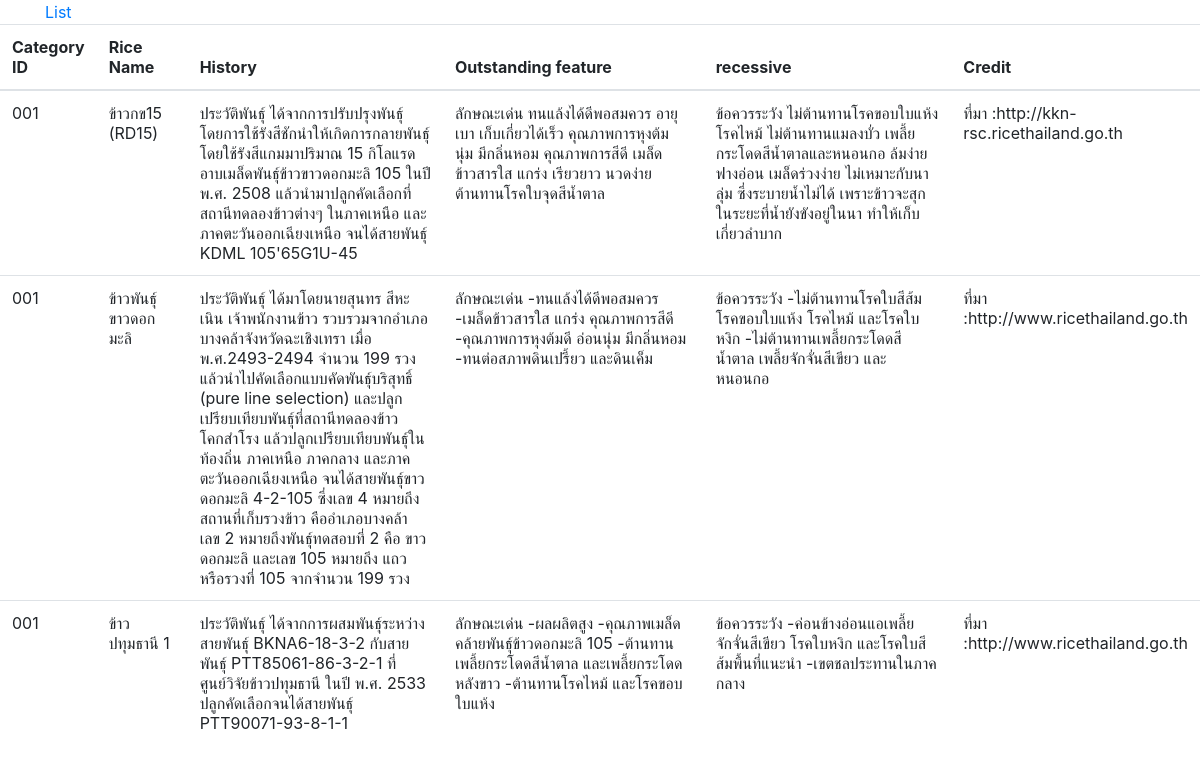
Page /rice_detail.php?c_id=001 (signed in) on the committed database.
### tables this page shows
CREATE TABLE `tb_place` (
  `p_id` int(11) NOT NULL,
  `p_name` varchar(20) NOT NULL,
  `p_description1` varchar(530) DEFAULT NULL,
  `p_description2` varchar(530) DEFAULT NULL,
  `p_description3` varchar(530) DEFAULT NULL,
  `p_credit` varchar(120) DEFAULT NULL,
  `p_image1` varchar(230) DEFAULT NULL,
  `p_image2` varchar(230) DEFAULT NULL,
  `p_image3` varchar(230) DEFAULT NULL,
  `c_id` varchar(4) NOT NULL
);

### rice_detail.php (the view, shortened to what this page needs)
<html>
<head>
    <link rel="stylesheet" href="https://stackpath.bootstrapcdn.com/bootstrap/4.4.1/css/bootstrap.min.css">
</head>
<body>
<div  class="container"> <a href="index.php">List</a> </div>
<table class="table">
            <thead>
                <tr>
                    <th>Category ID</th>
                    <th>Rice Name</th>
                    <th>History</th>
                    <th>Outstanding feature</th>
                    <th>recessive</th>
                    <th>Credit</th>
                </tr>
            </thead>
            <tbody>
    <?php
    $strCustomerID = null;
    if (isset($_GET["c_id"])) {
        $strCustomerID = $_GET["c_id"];
    }
    $serverName = "localhost";
    $userName = "root";
    $userPassword = "";
    $dbName = "mydatabase";
    $conn = mysqli_connect($serverName, $userName, $userPassword, $dbName);
    $i = 1;
    $sql = "SELECT * FROM tb_place WHERE c_id = '" . $strCustomerID . "' ";
    $query = mysqli_query($conn, $sql);
    while ($rs2 = mysqli_fetch_array($query)) {
    ?>
        <tr>
            <td width="50"><?= $rs2['c_id'] ?></td>
            <td width="120"><?= $rs2['p_name'] ?></td>
            <td width="500" ><?= $rs2['p_description1'] ?></td>
            <td width="500" ><?= $rs2['p_description2'] ?></td>
            <td width="500" ><?= $rs2['p_description3'] ?></td>
            <td><?= $rs2['p_credit'] ?></td>
        </tr>
        <?php $i++; } ?>
            </tbody>
    </table>
</body>
</html>

### rows in the picture
tb_place: c "001", p_name "ข้าวกข15 (RD15)", p_description1 "ประวัติพันธุ์ ได้จากการปรับปรุงพันธุ์ โดยการใช้รังสีชักนำให้เกิดการกลายพันธุ์ โดยใช้รังสีแกมมาปริมาณ 15 กิโลแรด อาบเมล็ดพันธุ์ข้าวขาวดอกมะลิ 105 ในปี พ.ศ. 2508 แล้วนำมาปลูกคัดเลือกที่สถานีทดลองข้าวต่างๆ ในภาคเหนือ และภาคตะวันออกเฉียงเหนือ จนได้สายพันธุ์ KDML 105'65G1U-45", p_description2 "ลักษณะเด่น ทนแล้งได้ดีพอสมควร อายุเบา เก็บเกี่ยวได้เร็ว คุณภาพการหุงต้ม นุ่ม มีกลิ่นหอม คุณภาพการสีดี เมล็ดข้าวสารใส แกร่ง เรียวยาว นวดง่าย ต้านทานโรคใบจุดสีน้ำตาล", p_description3 "ข้อควรระวัง ไม่ต้านทานโรคขอบใบแห้ง โรคไหม้ ไม่ต้านทานแมลงบั่ว เพลี้ยกระโดดสีน้ำตาลและหนอนกอ ล้มง่าย ฟางอ่อน เมล็ดร่วงง่าย ไม่เหมาะกับนาลุ่ม ซึ่งระบายน้ำไม่ได้ เพราะข้าวจะสุกในระยะที่น้ำยังขังอยู่ในนา ทำให้เก็บเกี่ยวลำบาก", p_credit "ที่มา :http://kkn-rsc.ricethailand.go.th"
tb_place: c "001", p_name "ข้าวพันธุ์ขาวดอกมะลิ", p_description1 "ประวัติพันธุ์ ได้มาโดยนายสุนทร สีหะเนิน เจ้าพนักงานข้าว รวบรวมจากอำเภอบางคล้าจังหวัดฉะเชิงเทรา เมื่อ พ.ศ.2493-2494 จำนวน 199 รวง แล้วนำไปคัดเลือกแบบคัดพันธุ์บริสุทธิ์ (pure line selection) และปลูกเปรียบเทียบพันธุ์ที่สถานีทดลองข้าวโคกสำโรง แล้วปลูกเปรียบเทียบพันธุ์ในท้องถิ่น ภาคเหนือ ภาคกลาง และภาคตะวันออกเฉียงเหนือ จนได้สายพันธุ์ขาวดอกมะลิ 4-2-105 ซึ่งเลข 4 หมายถึง สถานที่เก็บรวงข้าว คืออำเภอบางคล้า เลข 2 หมายถึงพันธุ์ทดสอบที่ 2 คือ ขาวดอกมะลิ และเลข 105 หมายถึง แถวหรือรวงที่ 105 จากจำนวน 199 รวง", p_description2 "ลักษณะเด่น -ทนแล้งได้ดีพอสมควร -เมล็ดข้าวสารใส แกร่ง คุณภาพการสีดี -คุณภาพการหุงต้มดี อ่อนนุ่ม มีกลิ่นหอม -ทนต่อสภาพดินเปรี้ยว และดินเค็ม", p_description3 "ข้อควรระวัง -ไม่ต้านทานโรคใบสีส้ม โรคขอบใบแห้ง โรคไหม้ และโรคใบหงิก -ไม่ต้านทานเพลี้ยกระโดดสีน้ำตาล เพลี้ยจักจั่นสีเขียว และหนอนกอ", p_credit "ที่มา :http://www.ricethailand.go.th"
tb_place: c "001", p_name "ข้าวปทุมธานี 1", p_description1 "ประวัติพันธุ์ ได้จากการผสมพันธุ์ระหว่างสายพันธุ์ BKNA6-18-3-2 กับสายพันธุ์ PTT85061-86-3-2-1 ที่ศูนย์วิจัยข้าวปทุมธานี ในปี พ.ศ. 2533 ปลูกคัดเลือกจนได้สายพันธุ์ PTT90071-93-8-1-1", p_description2 "ลักษณะเด่น -ผลผลิตสูง -คุณภาพเมล็ดคล้ายพันธุ์ข้าวดอกมะลิ 105 -ต้านทานเพลี้ยกระโดดสีน้ำตาล และเพลี้ยกระโดดหลังขาว -ต้านทานโรคไหม้ และโรคขอบใบแห้ง", p_description3 "ข้อควรระวัง -ค่อนข้างอ่อนแอเพลี้ยจักจั่นสีเขียว โรคใบหงิก และโรคใบสีส้มพื้นที่แนะนำ -เขตชลประทานในภาคกลาง", p_credit "ที่มา :http://www.ricethailand.go.th"
